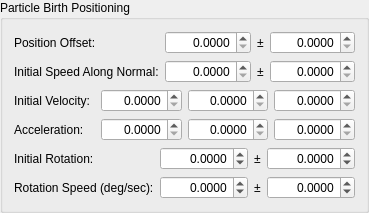
       <widget class="QGroupBox" name="particleBirthCoordsGroupbox">
        <property name="title">
         <string>Particle Birth Positioning</string>
        </property>
        <layout class="QVBoxLayout" name="verticalLayout_2">
         <item>
          <layout class="QGridLayout" name="gridLayout_16" columnstretch="1,1,0,1">
           <item row="0" column="1">
            <widget class="QDoubleSpinBox" name="particlePositionOffset">
             <property name="alignment">
              <set>Qt::AlignRight|Qt::AlignTrailing|Qt::AlignVCenter</set>
             </property>
             <property name="decimals">
              <number>4</number>
             </property>
             <property name="maximum">
              <double>400.000000000000000</double>
             </property>
            </widget>
           </item>
           <item row="0" column="2">
            <widget class="QLabel" name="label_53">
             <property name="text">
              <string>±</string>
             </property>
             <property name="buddy">
              <cstring>particleSpawnOffsetVariance</cstring>
             </property>
            </widget>
           </item>
           <item row="1" column="0">
            <widget class="QLabel" name="label_52">
             <property name="text">
              <string>Initial Speed Along Normal:</string>
             </property>
             <property name="buddy">
              <cstring>particleInitialSpeed</cstring>
             </property>
            </widget>
           </item>
           <item row="0" column="0">
            <widget class="QLabel" name="label_51">
             <property name="text">
              <string>Position Offset:</string>
             </property>
             <property name="buddy">
              <cstring>particlePositionOffset</cstring>
             </property>
            </widget>
           </item>
           <item row="0" column="3">
            <widget class="QDoubleSpinBox" name="particleSpawnOffsetVariance">
             <property name="alignment">
              <set>Qt::AlignRight|Qt::AlignTrailing|Qt::AlignVCenter</set>
             </property>
             <property name="decimals">
              <number>4</number>
             </property>
             <property name="maximum">
              <double>400.000000000000000</double>
             </property>
            </widget>
           </item>
           <item row="1" column="1">
            <widget class="QDoubleSpinBox" name="particleInitialSpeed">
             <property name="alignment">
              <set>Qt::AlignRight|Qt::AlignTrailing|Qt::AlignVCenter</set>
             </property>
             <property name="decimals">
              <number>4</number>
             </property>
             <property name="maximum">
              <double>400.000000000000000</double>
             </property>
            </widget>
           </item>
           <item row="1" column="3">
            <widget class="QDoubleSpinBox" name="particleInitialSpeedVariance">
             <property name="alignment">
              <set>Qt::AlignRight|Qt::AlignTrailing|Qt::AlignVCenter</set>
             </property>
             <property name="decimals">
              <number>4</number>
             </property>
             <property name="maximum">
              <double>400.000000000000000</double>
             </property>
            </widget>
           </item>
           <item row="1" column="2">
            <widget class="QLabel" name="label_54">
             <property name="text">
              <string>±</string>
             </property>
             <property name="buddy">
              <cstring>particleInitialSpeedVariance</cstring>
             </property>
            </widget>
           </item>
          </layout>
         </item>
         <item>
          <layout class="QGridLayout" name="gridLayout_17">
           <item row="1" column="0">
            <widget class="QLabel" name="label_56">
             <property name="text">
              <string>Acceleration:</string>
             </property>
             <property name="buddy">
              <cstring>particleAccelX</cstring>
             </property>
            </widget>
           </item>
           <item row="0" column="0">
            <widget class="QLabel" name="label_55">
             <property name="text">
              <string>Initial Velocity:</string>
             </property>
             <property name="buddy">
              <cstring>particleInitialVelocityX</cstring>
             </property>
            </widget>
           </item>
           <item row="0" column="1">
            <widget class="QDoubleSpinBox" name="particleInitialVelocityX">
             <property name="alignment">
              <set>Qt::AlignRight|Qt::AlignTrailing|Qt::AlignVCenter</set>
             </property>
             <property name="decimals">
              <number>4</number>
             </property>
             <property name="maximum">
              <double>400.000000000000000</double>
             </property>
            </widget>
           </item>
           <item row="0" column="2">
            <widget class="QDoubleSpinBox" name="particleInitialVelocityY">
             <property name="alignment">
              <set>Qt::AlignRight|Qt::AlignTrailing|Qt::AlignVCenter</set>
             </property>
             <property name="decimals">
              <number>4</number>
             </property>
             <property name="maximum">
              <double>400.000000000000000</double>
             </property>
            </widget>
           </item>
           <item row="0" column="3">
            <widget class="QDoubleSpinBox" name="particleInitialVelocityZ">
             <property name="alignment">
              <set>Qt::AlignRight|Qt::AlignTrailing|Qt::AlignVCenter</set>
             </property>
             <property name="decimals">
              <number>4</number>
             </property>
             <property name="maximum">
              <double>400.000000000000000</double>
             </property>
            </widget>
           </item>
           <item row="1" column="1">
            <widget class="QDoubleSpinBox" name="particleAccelX">
             <property name="alignment">
              <set>Qt::AlignRight|Qt::AlignTrailing|Qt::AlignVCenter</set>
             </property>
             <property name="decimals">
              <number>4</number>
             </property>
             <property name="maximum">
              <double>400.000000000000000</double>
             </property>
            </widget>
           </item>
           <item row="1" column="2">
            <widget class="QDoubleSpinBox" name="particleAccelY">
             <property name="alignment">
              <set>Qt::AlignRight|Qt::AlignTrailing|Qt::AlignVCenter</set>
             </property>
             <property name="decimals">
              <number>4</number>
             </property>
             <property name="maximum">
              <double>400.000000000000000</double>
             </property>
            </widget>
           </item>
           <item row="1" column="3">
            <widget class="QDoubleSpinBox" name="particleAccelZ">
             <property name="alignment">
              <set>Qt::AlignRight|Qt::AlignTrailing|Qt::AlignVCenter</set>
             </property>
             <property name="decimals">
              <number>4</number>
             </property>
             <property name="maximum">
              <double>400.000000000000000</double>
             </property>
            </widget>
           </item>
          </layout>
         </item>
         <item>
          <layout class="QGridLayout" name="gridLayout_18" columnstretch="1,1,0,1">
           <item row="0" column="0">
            <widget class="QLabel" name="label_57">
             <property name="text">
              <string>Initial Rotation:</string>
             </property>
             <property name="buddy">
              <cstring>particleInitialRotation</cstring>
             </property>
            </widget>
           </item>
           <item row="1" column="0">
            <widget class="QLabel" name="label_58">
             <property name="text">
              <string>Rotation Speed (deg/sec):</string>
             </property>
             <property name="buddy">
              <cstring>particleRotationSpeed</cstring>
             </property>
            </widget>
           </item>
           <item row="1" column="1">
            <widget class="QDoubleSpinBox" name="particleRotationSpeed">
             <property name="alignment">
              <set>Qt::AlignRight|Qt::AlignTrailing|Qt::AlignVCenter</set>
             </property>
             <property name="decimals">
              <number>4</number>
             </property>
             <property name="minimum">
              <double>-1080.000000000000000</double>
             </property>
             <property name="maximum">
              <double>1080.000000000000000</double>
             </property>
            </widget>
           </item>
           <item row="0" column="3">
            <widget class="QDoubleSpinBox" name="particleInitialRotationVariance">
             <property name="alignment">
              <set>Qt::AlignRight|Qt::AlignTrailing|Qt::AlignVCenter</set>
             </property>
             <property name="decimals">
              <number>4</number>
             </property>
             <property name="minimum">
              <double>-360.000000000000000</double>
             </property>
             <property name="maximum">
              <double>360.000000000000000</double>
             </property>
            </widget>
           </item>
           <item row="0" column="1">
            <widget class="QDoubleSpinBox" name="particleInitialRotation">
             <property name="alignment">
              <set>Qt::AlignRight|Qt::AlignTrailing|Qt::AlignVCenter</set>
             </property>
             <property name="decimals">
              <number>4</number>
             </property>
             <property name="minimum">
              <double>-360.000000000000000</double>
             </property>
             <property name="maximum">
              <double>360.000000000000000</double>
             </property>
            </widget>
           </item>
           <item row="0" column="2">
            <widget class="QLabel" name="label_59">
             <property name="text">
              <string>±</string>
             </property>
             <property name="buddy">
              <cstring>particleInitialRotationVariance</cstring>
             </property>
            </widget>
           </item>
           <item row="1" column="2">
            <widget class="QLabel" name="label_60">
             <property name="text">
              <string>±</string>
             </property>
             <property name="buddy">
              <cstring>particleRotationSpeedVariance</cstring>
             </property>
            </widget>
           </item>
           <item row="1" column="3">
            <widget class="QDoubleSpinBox" name="particleRotationSpeedVariance">
             <property name="alignment">
              <set>Qt::AlignRight|Qt::AlignTrailing|Qt::AlignVCenter</set>
             </property>
             <property name="decimals">
              <number>4</number>
             </property>
             <property name="minimum">
              <double>-1080.000000000000000</double>
             </property>
             <property name="maximum">
              <double>1080.000000000000000</double>
             </property>
            </widget>
           </item>
          </layout>
         </item>
        </layout>
       </widget>
